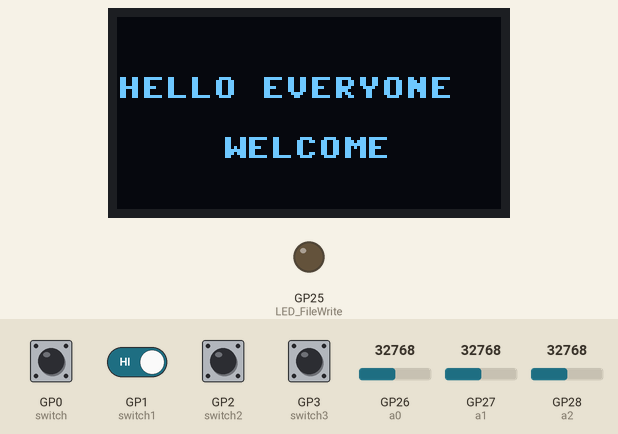
Simulated run of this program. Board: Raspberry Pi Pico running MicroPython. On the bench: 128×64 one-colour display, output pins drawn as LEDs (lit = HIGH). The inputs (shaded band) are chosen by the test bench; at power-on: GP0 (switch), GP1 (switch1), GP2 (switch2), GP3 (switch3) HIGH, GP26 (a0) = 32768, GP27 (a1) = 32768, GP28 (a2) = 32768 (analog values on the 0–65535 scale). Files the program writes start out absent; files that are not in the repository are absent; what the program prints to the serial console is not drawn.

Above: at 6.2 s.
6.3 s: GP0 (switch) pulled LOW for 0.15 s
At 6.46 s:
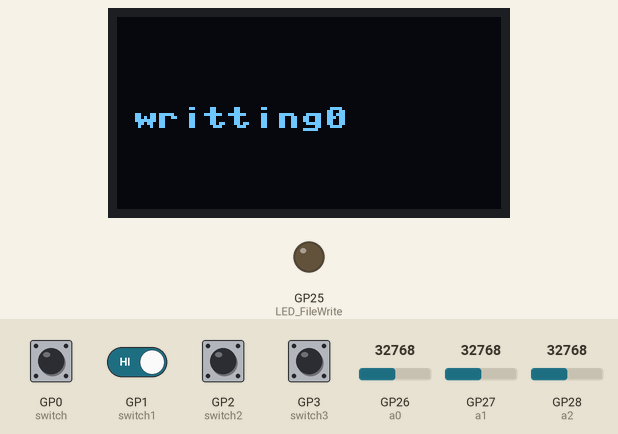
7.0 s: GP0 (switch) driven LOW and GP1 (switch1) driven LOW
At 10.2 s:
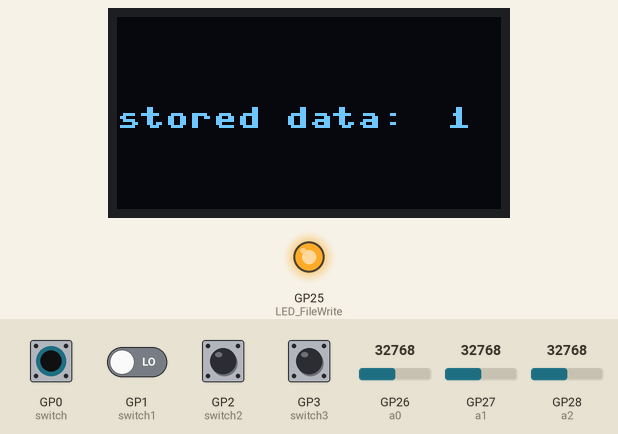
At 13.4 s:
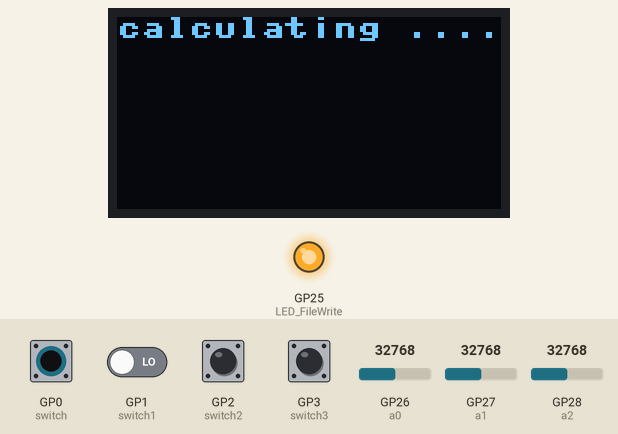
Timing chart, 0 to 14.9 s (numbered marks = the images above; inputs shaded):
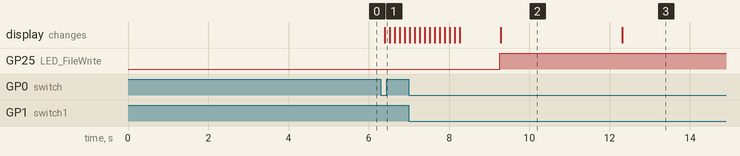

Measured:
- after the input at 6.3 s, the display: changes after 0.10 s (image 1)
- after the input at 7.0 s, GP25 (LED_FileWrite): LOW → HIGH after 2.3 s; the display: first differs from a run without the input after 2.3 s (image 2)
- what the display in image 2 shows lasts 3.0 s, from 9.3 s to 12.3 s

The program:

sinus.py
```python
from machine import I2C
from sh1106 import SH1106_I2C
import machine
import utime
import os

i2c = I2C(0)
oled = SH1106_I2C(128, 64, i2c)
LED_FileWrite = machine.Pin(25,machine.Pin.OUT)
switch  = machine.Pin(0,machine.Pin.IN, machine.Pin.PULL_UP)
switch1 = machine.Pin(1,machine.Pin.IN, machine.Pin.PULL_UP)
switch2 = machine.Pin(2,machine.Pin.IN, machine.Pin.PULL_UP)
switch3 = machine.Pin(3,machine.Pin.IN, machine.Pin.PULL_UP)
a0 = machine.ADC(26)
a1 = machine.ADC(27)
a2 = machine.ADC(28)
LogFileName = "log0.txt"
Log1FileName = "log1.txt"
Log2FileName = "log2.txt"
Max_File_Size = 1000
i=90
arr = [0] * 110
flag = 1
flag1 = 0
flag2 = 0

oled.rotate(180)
oled.text("HELLO EVERYONE",0,20)
oled.text("WELCOME",35,40)
oled.show()
utime.sleep(5)
oled.fill(0)

def get_max(arr, n):
    i=0
    max = arr[0]
    #print("n = ",n)
    while(i < n):
        if(arr[i]>max):
            print(".")
            max = arr[i]
        i+=1
    return max

def get_min(arr, n):
    i=0
    min = arr[0]
    #print("n = ",n)
    while(i < n-1):
        if(arr[i]<min):
            print(".")
            #print("min : ", min)
            min = arr[i]
        i+=1
    return min

def get_data0():
    a=0
    i=0
    sum=0
    while i < 100 :
        a = a0.read_u16()
#         utime.sleep_us(10)
        sum = sum +a
        #print ("sum: ",sum)
        i+=1
    sum = (sum / 100000)
    return sum

def get_data1():
    a=0
    i=0
    sum=0
    while i < 100 :
        a = a1.read_u16()
        sum = sum +a
#         utime.sleep_us(10)
#         print(sum)
        #print ("sum: ",sum)
        i+=1
    sum = (sum / 100000)
    return sum

def get_data2():
    a=0
    i=0
    sum=0
    while i < 100 :
        a = a2.read_u16()
#         utime.sleep_us(10)
        sum = sum +a
        #print ("sum: ",sum)
        i+=1
    sum = (sum / 100000)
    return sum

def WriteFile(passed,m):
    if(m==0):
        LED_FileWrite.value(1)
        log = open(LogFileName,"a")
        log.write(passed)
        log.close()
        LED_FileWrite.value(0)
    if(m==1):
        LED_FileWrite.value(1)
        log1 = open(Log1FileName,"a")
        log1.write(passed)
        log1.close()
        LED_FileWrite.value(0)
    if(m==2):
        LED_FileWrite.value(1)
        log2 = open(Log2FileName,"a")
        log2.write(passed)
        log2.close()
        LED_FileWrite.value(0)

def CheckFileSize(m):
    try:
        if(m == 0):
            f = open(LogFileName,"r")
            f.seek(0, 2)
            size = f.tell()
            f.close()
            #print("size : ")
            return size
        if(m == 1):
            f1 = open(Log1FileName,"r")
            f1.seek(0, 2)
            size = f1.tell()
            f1.close()
            #print("size : ")
            return size
        if(m == 2):
            f2 = open(Log2FileName,"r")
            f2.seek(0, 2)
            size = f2.tell()
            f2.close()
            #print("size : ")
            return size
    except:
        return 0


def Read(m):
    if(m == 0):
        LED_FileWrite.value(1)
        tmpName = LogFileName + '.bak'

        with open(LogFileName, 'r') as readFrom:
            a = readFrom.readlines()
            n = len(a)
            i=0
            print("length : ",n)
            oled.fill(0)
            oled.text("data stored: ",0,20)
            oled.text(str(n),50,40)
            utime.sleep(3)
            oled.fill(0)
            while (i < n) :
                arr[i]=a[i]
                print("data ", i+1,"= ", arr[i])
                utime.sleep(0.1)
                i+=1
            #print("a = ",(float(arr[3]))-1)
            #print("length : ",n)
            return arr, n
    if(m == 1):
        LED_FileWrite.value(1)
        tmpName = Log1FileName + '.bak'

        with open(Log1FileName, 'r') as readFrom:
            a = readFrom.readlines()
            n = len(a)
            i=0
            while (i < n) :
                arr[i]=a[i]
                print("data ", i+1,"= ", arr[i])
                utime.sleep(0.1)
                i+=1
            #print("a = ",(float(arr[3]))-1)
            #print("length : ",n)
            return arr, n
    if(m == 2):
        LED_FileWrite.value(1)
        tmpName = Log2FileName + '.bak'

        with open(Log2FileName, 'r') as readFrom:
            a = readFrom.readlines()
            n = len(a)
            i=0
            while (i < n) :
                arr[i]=a[i]
                print("data ", i+1,"= ", arr[i])
                utime.sleep(0.1)
                i+=1
            #print("a = ",(float(arr[3]))-1)
            #print("length : ",n)
            return arr, n

def string_size(flag,m):
    print("flag : ",flag)
    if(flag == 0 ):
        return 0
    else:
        if(m == 0):
            LED_FileWrite.value(1)
            tmpName = LogFileName + '.bak'

            with open(LogFileName, 'r') as readFrom:
                a = readFrom.readlines()
                n = len(a)
            return n
        if(m == 1):
            LED_FileWrite.value(1)
            tmpName = Log1FileName + '.bak'

            with open(Log1FileName, 'r') as readFrom:
                a = readFrom.readlines()
                n = len(a)
            return n
        if(m == 2):
            LED_FileWrite.value(1)
            tmpName = Log2FileName + '.bak'

            with open(Log2FileName, 'r') as readFrom:
                a = readFrom.readlines()
                n = len(a)
            return n

while True:
    utime.sleep(0.1)
    print("switch : ",switch.value())
    print("switch1 : ",switch1.value())
    print("switch2 : ",switch2.value())
    print("switch3 : ",switch3.value())
    if(switch.value()==0):
        if (flag1 == 1):
            oled.fill(0)
            oled.text("please sterlize",0,20)
            oled.text("THE NOZZLE",20,40)
            oled.show()
            utime.sleep(2)
            oled.fill(0)
        else:
            if(CheckFileSize(0) < Max_File_Size) :
                stringToWrite = str(get_data0()) + "\r\n"
                WriteFile(stringToWrite,0)
                print("writing..............")
                oled.text("writting0", 5, 30)
                oled.show()
                utime.sleep(0.1)
                oled.text("writting0.", 5, 30)
                oled.show()
                utime.sleep(0.1)
                oled.text("writting0..", 5, 30)
                oled.show()
                utime.sleep(0.1)
                oled.text("writting0...", 5, 30)
                oled.show()
                utime.sleep(0.1)
                oled.text("writting0....", 5, 30)
                oled.show()
                utime.sleep(0.1)
                oled.fill(0)
            else:
                print("storage 0 full")
                oled.text("storage 0 full", 5, 30)
                oled.show()
                utime.sleep(1)
                oled.fill(0)
            if(CheckFileSize(1) < Max_File_Size) :
                stringToWrite1 = str(get_data1()) + "\r\n"
                WriteFile(stringToWrite1,1)
                print("writing..............")
                oled.fill(0)
                oled.text("writting1", 5, 30)
                oled.show()
                utime.sleep(0.1)
                oled.text("writting1.", 5, 30)
                oled.show()
                utime.sleep(0.1)
                oled.text("writting1..", 5, 30)
                oled.show()
                utime.sleep(0.1)
                oled.text("writting1...", 5, 30)
                oled.show()
                utime.sleep(0.1)
                oled.text("writting1....", 5, 30)
                oled.show()
                utime.sleep(0.1)
                oled.fill(0)
            else:
                print("storage 1 full")
                oled.text("storage 1 full", 5, 30)
                oled.show()
                utime.sleep(1)
                oled.fill(0)
            if(CheckFileSize(2) < Max_File_Size) :
                stringToWrite2 = str(get_data2()) + "\r\n"
                WriteFile(stringToWrite2,2)
                print("writing..............")
                oled.fill(0)
                oled.text("writting2", 5, 30)
                oled.show()
                utime.sleep(0.1)
                oled.text("writting2.", 5, 30)
                oled.show()
                utime.sleep(0.1)
                oled.text("writting2..", 5, 30)
                oled.show()
                utime.sleep(0.1)
                oled.text("writting2...", 5, 30)
                oled.show()
                utime.sleep(0.1)
                oled.text("writting2....", 5, 30)
                oled.show()
                utime.sleep(0.1)
                oled.fill(0)
            else:
                print("storage 2 full")
                oled.text("storage 2 full", 5, 30)
                oled.show()
                utime.sleep(1)
                oled.fill(0)
            oled.text("Data updated", 5, 30)
            oled.show()
            utime.sleep(1)
            oled.fill(0)
            flag1 = 1

    if(switch1.value()==0):
#         utime.sleep(1)
#         print("flag: ",flag)
        a = string_size(flag,0)
        oled.fill(0)
        oled.text("stored data: ",0,30)
        oled.text(str(a),110,30)
        oled.show()
#         print("....................................",a)
        utime.sleep(3)
        oled.fill(0)
        oled.text("calculating ....", 0, 0)
        oled.show()
        utime.sleep(1)
        Read(0)
        n = len(arr)
        arr1 = map(float,arr)
        arr2 = list(arr1)
        max = get_max(arr2, n)
        min = get_min(arr2, n)
        print("max0 : ",max)
        print("min0 : ",min)
        oled.text("max0: ", 0, 0)
        oled.text(str(max), 50, 0)
        oled.text("min0: ", 0, 10)
        oled.text(str(min), 50, 10)
        oled.show()
        utime.sleep(0.1)
        print("-----------------------------------------------------")
        oled.show()
        Read(1)
        n = len(arr)
        arr1 = map(float,arr)
        arr2 = list(arr1)
        max = get_max(arr2, n)
        min = get_min(arr2, n)
        print("max1 : ",max)
        print("min1 : ",min)
        oled.text("max1: ", 0, 22)
        oled.text(str(max), 50, 22)
        oled.text("min1: ", 0, 32)
        oled.text(str(min), 50, 32)
        oled.show()
        print("-----------------------------------------------------")
        Read(2)
        n = len(arr)
        arr1 = map(float,arr)
        arr2 = list(arr1)
        max = get_max(arr2, n)
        min = get_min(arr2, n)
        print("max2: ",max)
        print("min2: ",min)
        oled.text("max2: ", 0, 44)
        oled.text(str(max), 50, 44)
        oled.text("min2: ", 0, 54)
        oled.text(str(min), 50, 54)
        oled.show()
        print("-----------------------------------------------------")
        utime.sleep(10)
        oled.fill(0)
    if(switch2.value()==0):
        size = string_size(flag,0)
        print("size 0: ",size)
        size = string_size(flag,1)
        print("size 1: ",size)
        size = string_size(flag,2)
        print("size 2: ",size)
        utime.sleep(2)
        if(switch2.value()==0):
            f = open('log0.txt', 'w')
            os.remove('log0.txt')
            f1 = open('log1.txt', 'w')
            os.remove('log1.txt')
            f2 = open('log2.txt', 'w')
            os.remove('log2.txt')
            flag = 0
            print("cleared..........................")
            oled.text("data cleared...", 5, 30)
            oled.show()
            utime.sleep(1)
            oled.fill(0)
            oled.text("..........")
            oled.show()
    if (switch3.value() == 0):
        if (flag1 == 1):
            oled.fill(0)
            oled.text("please sterlize",0,20)
            oled.text("THE NOZZLE",20,40)
            oled.show()
            utime.sleep(2)
            oled.fill(0)
        else:
            data0 = get_data0()
            print("data0: ",data0)
            oled.fill(0)
            oled.text("data0: ", 0, 0)
            oled.text(str(data0), 50, 0)
            oled.show()
            data1 = get_data1()
            print("data1: ",data1)
            oled.text("data1: ", 0, 20)
            oled.text(str(data1), 50, 20)
            oled.show()
            data2 = get_data2()
            print("data2: ",data2)
            oled.text("data2: ", 0, 40)
            oled.text(str(data2), 50, 40)
            oled.show()
            utime.sleep(5)
            flag1 = 1
            Read(0)
            n = len(arr)
            arr1 = map(float,arr)
            arr2 = list(arr1)
            max0 = get_max(arr2, n)
            min0 = get_min(arr2, n)
            print("max0 : ",max0)
            print("min0 : ",min0)
            Read(1)
            n = len(arr)
            arr1 = map(float,arr)
            arr2 = list(arr1)
            max1 = get_max(arr2, n)
            min1 = get_min(arr2, n)
            print("max1 : ",max1)
            print("min1 : ",min1)
            Read(2)
            n = len(arr)
            arr1 = map(float,arr)
            arr2 = list(arr1)
            max2 = get_max(arr2, n)
            min2 = get_min(arr2, n)
            print("max2: ",max2)
            print("min2: ",min2)
            if(max0 > data0 > min0 ):
                print("1........")
                flag2+=1
            if(max1 > data1 > min1 ):
                print("2........")
                flag2+=1
            if(max2 > data2 > min2 ):
                print("3........")
                flag2+=1
            print("flag2 : ",flag2)
            if(flag2 == 0):
                print("NEGATIVE...")
                oled.fill(0)
                oled.text("NEGATIVE...", 0, 30)
                oled.show()
                utime.sleep(5)
            if(flag2 == 1):
                print("POSITIVE...1")
                oled.fill(0)
                oled.text("POSITIVE...", 0, 20)
                oled.text("Risk .", 0, 40)
                oled.text("Level'", 0, 50)
                oled.text("LOW", 50, 45)
                oled.show()
                utime.sleep(5)
            if(flag2 == 2):
                print("POSITIVE...2")
                oled.fill(0)
                oled.text("POSITIVE...", 0, 20)
                oled.text("Risk .", 0, 40)
                oled.text("Level'", 0, 50)
                oled.text("MODERATE", 50, 45)
                oled.show()
                utime.sleep(5)
            if(flag == 3):
                print("POSITIVE...3")
                oled.fill(0)
                oled.text("POSITIVE...", 0, 20)
                oled.text("Risk .", 0, 40)
                oled.text("Level'", 0, 50)
                oled.text("HIGH", 50, 45)
                oled.show()
                utime.sleep(5)
```
